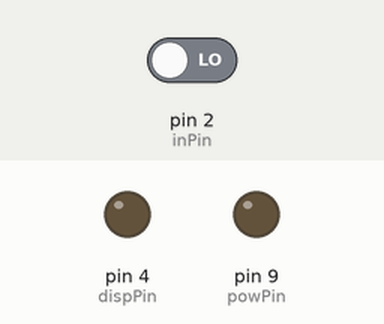
A sketch run on a simulated Arduino Uno, built with avr-gcc and run on an emulated ATmega328P. Parts: output pins drawn as LEDs (lit = HIGH). The test bench sets the inputs (shaded band); at power-on: pin 2 (inPin) LOW. What the sketch prints to the serial monitor is not drawn.

Above: at 6.9 s.
7.0 s: pin 2 (inPin) driven HIGH
At 7.5 s:
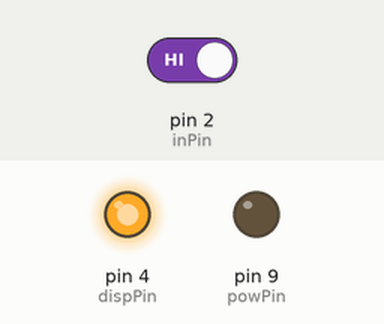
8.5 s: pin 2 (inPin) driven LOW
At 9.8 s:
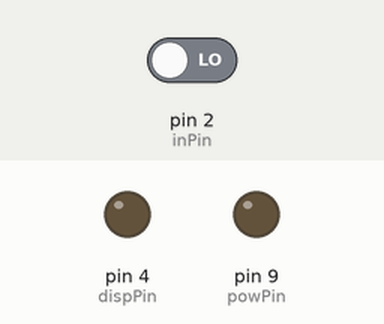
Timing chart, 0 to 11.5 s (numbered marks = the images above; inputs shaded):
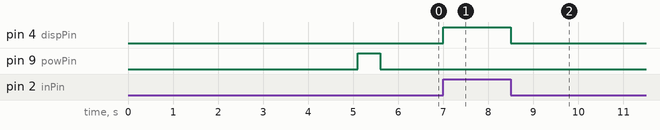

Measured:
- after the input at 7.0 s, pin 4 (dispPin): LOW → HIGH at once
- after the input at 8.5 s, pin 4 (dispPin): HIGH → LOW at once

The sketch:

PIR_Xiv.ino
```cpp
/*  First test of Xively connectivity using a motion sensor  */

// GPRS shield
#include <SoftwareSerial.h>

// Xively
#include <Xively.h>

// HttpClient
#include <HttpClient.h>

// Define necessary constants for GPRS shield
int rxPin = 7;
int txPin = 8;
int powPin = 9;

// Define software serial connection for GPRS shield
SoftwareSerial gprsSerial(rxPin, txPin);

// Define pin constants for sensor(s)
int dispPin = 4;  // LED indicating state of motion sensor
int inPin = 2;  // Motion sensor input

// Define storage variables
int val = 0;  // Variable to store the read value
int val1 = 0;  // Variable to store the previous value for comparison

// Define Xively API key
//char xivelyKey[] = "";

// Define strings for datastream IDs
char sensorId[] =  "sensor_reading";
XivelyDatastream datastreams[] =
{
  XivelyDatastream(sensorId, strlen(sensorId), DATASTREAM_FLOAT),
};

// Wrap datastreams into a feed
XivelyFeed feed(15552, datastreams, 1 /* (# of datastreams) */);

//NEED CLIENT STUFF HERE!134l@%$#$dfs0


void setup()
{
  // Define necessary pin modes
  pinMode(rxPin, INPUT);
  pinMode(txPin, OUTPUT);
  pinMode(powPin, OUTPUT);

  Serial.begin(19200);  // Initiate serial output for monitoring

  Serial.print("Warming up motion sensor... ");
  delay(5000);  // Should be ~20 sec on first boot, but set low for debugging
  Serial.println("Motion sensor ready.");
  Serial.println();

  // Power up GPRS using software, if necessary
  Serial.print("Powering up GPRS...");
  powerUp();
  Serial.println("GPRS powered on.");
  Serial.println();

  gprsSerial.begin(19200);  // Initiate software serial for GPRS

  Serial.println("GPRS connection initialized.");

  pinMode(dispPin, OUTPUT);  // Sets digital pin 4 as output
  pinMode(inPin, INPUT);  // Sets digital pin 2 as input
}

void loop()
{
  val = digitalRead(inPin);  // Read state of motion sensor

  if(val != val1)
  {
    datastreams[0].setFloat(val);

    Serial.print("Sensor value: ");
    Serial.println(datastreams[0].getFloat());

    Serial.println("Uploading it to Xively...");
    //int ret = xivelyclient.put(feed, xivelyKey);
    //Serial.print("xivelyclient.put returned: ");
    //Serial.println(ret);

    digitalWrite(dispPin, val);  // Sets LED state based on value of motion sensor
  }

  val1 = val;  // Stores read value for comparison with read on next loop
}

void powerUp()
{
  digitalWrite(powPin, LOW);
  delay(100);
  digitalWrite(powPin, HIGH);
  delay(500);
  digitalWrite(powPin, LOW);
  delay(100);
}
```
